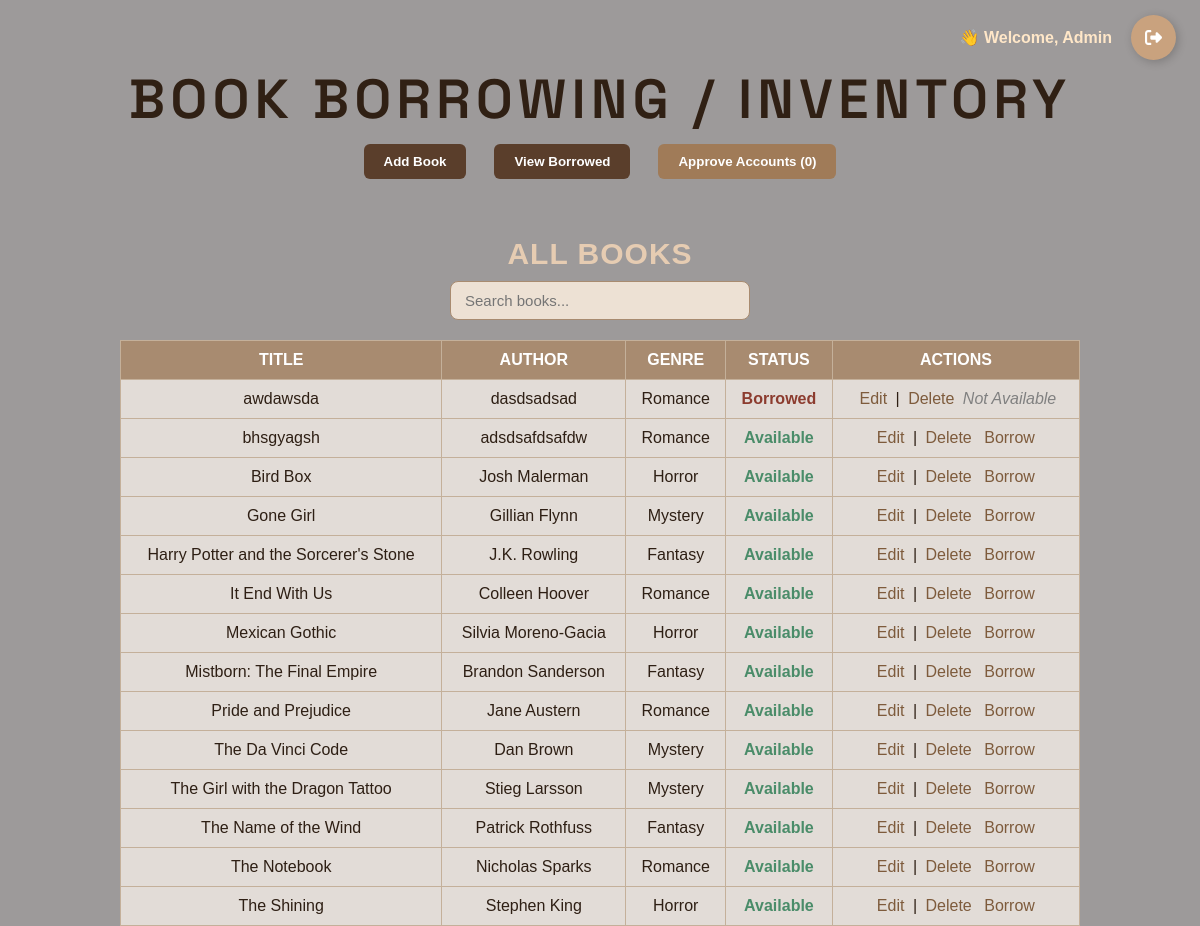
Screenshot of /index.php (signed in) with the database file from the repository.
### tables this page shows
CREATE TABLE `books` (
  `book_id` int(11) NOT NULL,
  `title` varchar(255) DEFAULT NULL,
  `author` varchar(255) DEFAULT NULL,
  `genre` varchar(100) DEFAULT NULL,
  `status` enum('Available','Borrowed') DEFAULT 'Available'
);

### index.php (the view, shortened to what this page needs)
<?php
include 'config.php';
$pendingCount = 0;
if ($_SESSION['user'] === 'Admin') {
$countQuery = $conn->query("SELECT COUNT(*) AS total FROM users WHERE status = 'pending'");
$pendingCount = $countQuery->fetch_assoc()['total'] ?? 0;
}
$search = isset($_GET['search']) ? $conn->real_escape_string($_GET['search']) : '';
$sql = "SELECT * FROM books";
if (!empty($search)) {
$sql .= " WHERE title LIKE '%$search%'
OR author LIKE '%$search%'
OR genre LIKE '%$search%'";
$sql .= " ORDER BY title ASC";
} else {
$sql .= " ORDER BY title ASC";
}
$result = $conn->query($sql);
?>
<!DOCTYPE html>
<html lang="en">
<head>
<link rel="stylesheet" href="style.css">
</head>
<body>
<?php if (isset($_SESSION['user'])): ?>
<div style="position: absolute; top: 15px; right: 20px; display: flex; align-items: center;">
<span style="margin-right: 15px; color: #ffe7c8ff; font-weight: bold;">
👋 Welcome, <?= htmlspecialchars($_SESSION['user']) ?>
</span>
<a href="logout.php" style="text-decoration: none;">
<button class="Btn">
<div class="sign">
</div>
</button>
</a>
</div>
<?php endif; ?>
<div class="top-wrapper"><br>
<h2 class="space-grotesk">BOOK BORROWING / INVENTORY</h2>
<div class="top-links">
<?php if ($_SESSION['role'] !== 'student'): ?>
<a href="add_book.php"><button class="ui-button">Add Book</button></a>
<?php endif; ?>
<a href="view_borrowed.php"><button class="ui-button">View Borrowed</button></a>
<?php if ($_SESSION['user'] === 'Admin'): ?>
<a href="approve_users.php">
<button class="ui-button" style="background-color: #a07b58;">
Approve Accounts<?= $pendingCount > 0 ? " ({$pendingCount})" : " (0)" ?>
</button>
</a>
<?php endif; ?>
</div>
</div>
<br>
<center><h2 class="sub-title rationale-regular">All Books</h2></center>
<div style="display:flex; justify-content:center; align-items:center; gap: 20px; margin-bottom: 15px;">
<input type="text" id="bookSearchInput" placeholder="Search books...">
</div>
<div class="table-wrapper">
<table id="bookTable">
<thead>
<tr>
<th>TITLE</th>
<th>AUTHOR</th>
<th>GENRE</th>
<th>STATUS</th>
<th>ACTIONS</th>
</tr>
</thead>
<tbody>
<?php if ($result->num_rows > 0): ?>
<?php while ($row = $result->fetch_assoc()): ?>
<tr>
<td><?= htmlspecialchars($row['title']) ?></td>
<td><?= htmlspecialchars($row['author']) ?></td>
<td><?= htmlspecialchars($row['genre']) ?></td>
<td>
<span class="<?= $row['status'] == 'Available' ? 'status-available' : 'status-borrowed' ?>">
<?= $row['status'] ?>
</span>
</td>
<td>
<?php if ($_SESSION['role'] !== 'student'): ?>
<a href="edit_book.php?id=<?= $row['book_id'] ?>">Edit</a> |
<a href="#" onclick="confirmDelete(<?= $row['book_id'] ?>, '<?= $row['status'] ?>')">Delete</a>
<?php if ($row['status'] == 'Available'): ?>
<a href="borrow_book.php?id=<?= $row['book_id'] ?>">Borrow</a>
<?php else: ?>
<span class="gray">Not Available</span>
<?php endif; ?>
<?php else: ?>
<span class="gray">View Only</span>
<?php endif; ?>
</td>
</tr>
<?php endwhile; ?>
<?php else: ?>
<tr><td colspan="5">No books found.</td></tr>
<?php endif; ?>
</tbody>
</table>
</div>
</body>
</html>

### style.css (style rules this page uses)
h2 { text-transform: uppercase; font-size: 40px; text-align: center; letter-spacing: 1px; color: #4a3c2a; margin-bottom: 10px; font-family: "Antonio", serif; font-weight: 200; }
a { text-decoration: none; color: #a67c52; }
button { padding: 10px; font-weight: bold; border: none; border-radius: 6px; background-color: #c9a27e; color: white; cursor: pointer; transition: background 0.3s ease; }
table { width: 80%; margin: 0 auto; border-collapse: collapse; background-color: #fffdf9; font-family: Arial, sans-serif; }
table, th, td { border: 1px solid #e6dccc; }
th { background-color: #f2e6d8; color: #3e3427; padding: 12px; }
td { padding: 10px; color: #4a3c2a; }
.status-available { color: #5b8a72; font-weight: bold; }
.status-borrowed { color: #b3553d; font-weight: bold; }

### index.php (style rules this page uses)
body { margin: 0; padding: 0; height: 100vh; background: url('images/bb1.jpg') no-repeat center center fixed; background-size: cover; color: #2e1f14; font-family: Arial, sans-serif; position: relative; }
body::before { content: ''; position: fixed; top: 0; left: 0; height: 100%; width: 100%; background: rgba(63, 57, 57, 0.51); z-index: -1; }
.space-grotesk { font-family: "Space Grotesk", sans-serif; font-weight: 600; font-size: 55px; font-style: normal; }
h2 { font-family: 'Vast Shadow', serif; color: #302014ff; text-align: center; letter-spacing: 5px; margin-bottom: 10px; }
.top-links { display: flex; justify-content: center; gap: 20px; margin-bottom: 30px; }
.top-links button { background-color: #5a3e2b; color: #fff; border: none; border-radius: 6px; padding: 10px 20px; font-weight: bold; cursor: pointer; }
#bookSearchInput { padding: 10px 14px; border-radius: 8px; border: 1px solid #a88b70; background-color: #ede1d4; color: #2e1f14; font-size: 15px; box-sizing: border-box; width: 300px; }
table { width: 80%; margin: 0 auto; border-collapse: collapse; margin-top: 20px; background-color: #f7f1eac2; }
th, td { border: 1px solid #c4b09a; padding: 10px; text-align: center; }
th { background-color: #a88b70; color: #fff; }
td { color: #2e1f14; }
.status-available { color: #4a8c69; font-weight: bold; }
.status-borrowed { color: #8c3c2f; font-weight: bold; }
a { color: #7e5b3c; text-decoration: none; margin: 0 4px; }
span.gray { color: gray; font-style: italic; }
.sub-title { font-family: 'Lora', sans-serif; font-size: 28px; color: #3d2a1a; text-align: center; margin-top: 10px; text-transform: uppercase; letter-spacing: 0.5px; }
.rationale-regular { font-family: "Rationale", sans-serif; font-weight: 700; font-style: normal; font-size: 30px; color: #e6ccb2; letter-spacing: 1px; }
.Btn { display: flex; align-items: center; justify-content: flex-start; width: 45px; height: 45px; border: none; border-radius: 50%; cursor: pointer; position: relative; overflow: hidden; transition-duration: .3s; box-shadow: 2px 2px 10px rgba(0, 0, 0, 0.199); background-color: color: #3e2b1f; }
.sign { width: 100%; transition-duration: .3s; display: flex; align-items: center; justify-content: center; padding-left: 0; }
.sign svg { width: 17px; }

### rows the page displays
books: title "awdawsda", author "dasdsadsad", genre "Romance", status "Borrowed", shows "Not Available"
books: title "bhsgyagsh", author "adsdsafdsafdw", genre "Romance", status "Available"
books: title "Bird Box", author "Josh Malerman", genre "Horror", status "Available"
books: title "Gone Girl", author "Gillian Flynn", genre "Mystery", status "Available"
books: title "Harry Potter and the Sorcerer's Stone", author "J.K. Rowling", genre "Fantasy", status "Available"
books: title "It End With Us", author "Colleen Hoover", genre "Romance", status "Available"
books: title "Mexican Gothic", author "Silvia Moreno-Gacia", genre "Horror", status "Available"
books: title "Mistborn: The Final Empire", author "Brandon Sanderson", genre "Fantasy", status "Available"
books: title "Pride and Prejudice", author "Jane Austern", genre "Romance", status "Available"
books: title "The Da Vinci Code", author "Dan Brown", genre "Mystery", status "Available"
books: title "The Girl with the Dragon Tattoo", author "Stieg Larsson", genre "Mystery", status "Available"
books: title "The Name of the Wind", author "Patrick Rothfuss", genre "Fantasy", status "Available"
books: title "The Notebook", author "Nicholas Sparks", genre "Romance", status "Available"
books: title "The Shining", author "Stephen King", genre "Horror", status "Available"

### other values shown
$_SESSION['user'] "Admin"
